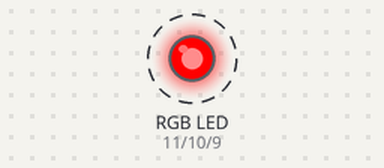
Bench run of a sketch on a simulated Arduino Uno, built with avr-gcc and run on an emulated ATmega328P. Parts: an RGB LED mixed from three pins (HIGH = lit). Dashed ring = blinking.

Above: at 0.12 s.
Timing chart, 0 to 3.0 s (numbered marks = the images above):
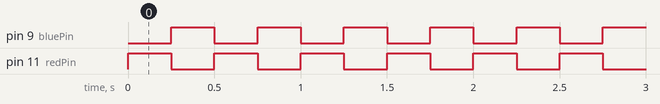

The sketch:

Lab2_RGBLEDTest.ino
```cpp
const int redPin = 11;
const int greenPin = 10;
const int bluePin = 9;

void setup() {
  pinMode(redPin, OUTPUT);
  pinMode(greenPin, OUTPUT);
  pinMode(bluePin, OUTPUT);
}

void loop() {
  analogWrite(redPin, 255);
  analogWrite(greenPin, 0);
  analogWrite(bluePin, 0);

  delay(250);

  analogWrite(redPin, 0);
  analogWrite(greenPin, 0);
  analogWrite(bluePin, 255);

  delay(250);
}
```

Measured:
- by itself, pin 9 (bluePin), pin 11 (redPin): alternates HIGH for 0.25 s and LOW for 0.25 s
